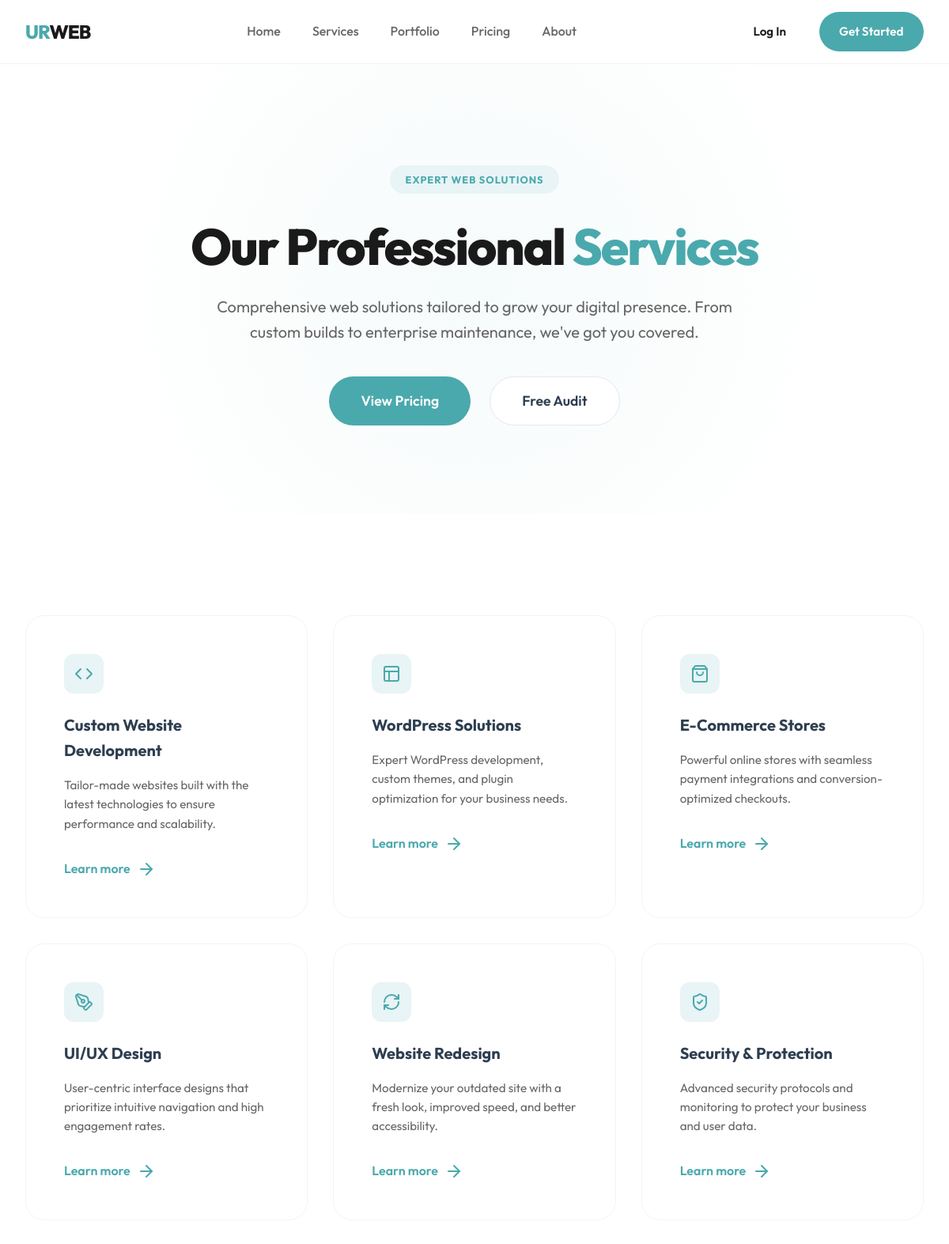
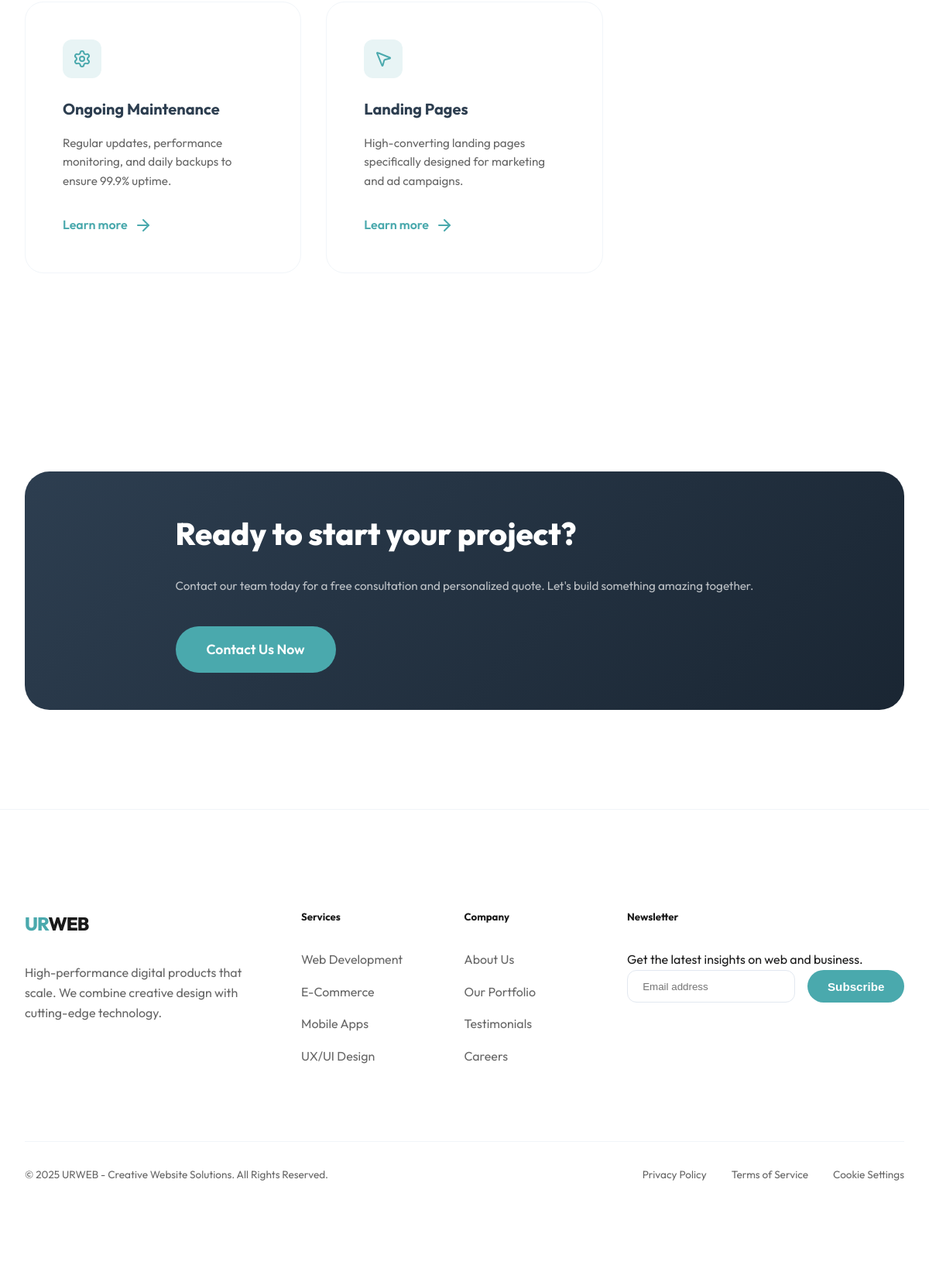
Page /services/ on the committed database (2 pictures, top to bottom).
### core/models.py (models this page shows, shortened)
class Service(models.Model):
    title = models.CharField(max_length=100)
    description = models.TextField()
    icon_name = models.CharField(max_length=50, help_text="Lucide icon name (e.g., 'code-2')")
    order = models.PositiveIntegerField(default=0)
    class Meta:
        ordering = ['order']

### core/views.py (the view)
# urls.py: path('services/', views.services_view, name='services'),
def services_view(request):
    services = Service.objects.all()
    return render(request, 'core/services.html', {'services': services})

### core/templates/core/services.html (shortened to what this page needs)
{% extends 'core/base.html' %}
{% load static %}
{% block content %}
<section class="hero services-hero">
    <div class="container">
        <span class="badge">EXPERT WEB SOLUTIONS</span>
        <h1 class="hero-title">Our Professional <span class="text-gradient">Services</span></h1>
        <p class="hero-subtitle">Comprehensive web solutions tailored to grow your digital presence. From custom builds to enterprise maintenance, we've got you covered.</p>
        <div class="hero-actions">
            <a href="{% url 'core:contact' %}" class="btn btn-primary btn-large">View Pricing</a>
            <a href="{% url 'core:contact' %}" class="btn btn-secondary btn-large">Free Audit</a>
        </div>
    </div>
</section>
<section class="services-list section-padding">
    <div class="container">
        <div class="services-grid">
            {% for service in services %}
            <div class="service-card">
                <div class="service-icon">
                    <i data-lucide="{{ service.icon_name }}"></i>
                </div>
                <h3>{{ service.title }}</h3>
                <p>{{ service.description }}</p>
                <a href="{% url 'core:contact' %}" class="btn-link">Learn more <i data-lucide="arrow-right"></i></a>
            </div>
            {% endfor %}
        </div>
    </div>
</section>
<section class="section-padding">
    <div class="container">
        <div class="service-card cta-card center">
            <div class="cta-card-content">
                <h2>Ready to start your project?</h2>
                <p>Contact our team today for a free consultation and personalized quote. Let's build something amazing together.</p>
                <a href="{% url 'core:contact' %}" class="btn btn-primary btn-large">Contact Us Now</a>
            </div>
        </div>
    </div>
</section>
{% endblock %}

### core/static/core/css/style.css (style rules this page uses)
:root { --primary: #4AA9AD; --primary-dark: #3A898D; --secondary: #2D3E50; --accent: #E8F4F5; --bg-light: #F8FAFB; --bg-dark: #121F24; --text-main: #1A1A1A; --text-muted: #666666; --white: #FFFFFF; --container-width: 1200px; --transition: all 0.3s cubic-bezier(0.4, 0, 0.2, 1); --shadow: 0 10px 30px rgba(0, 0, 0, 0.05); }
* { margin: 0; padding: 0; box-sizing: border-box; }
body { font-family: 'Outfit', sans-serif; color: var(--text-main); line-height: 1.6; background-color: var(--white); overflow-x: hidden; }
a { text-decoration: none; color: inherit; transition: var(--transition); }
.container { max-width: var(--container-width); margin: 0 auto; padding: 0 2rem; }
.section-padding { padding: 8rem 0; }
.center { text-align: center; }
.btn { display: inline-flex; align-items: center; justify-content: center; padding: 0.8rem 1.6rem; border-radius: 50px; font-weight: 600; cursor: pointer; border: none; font-size: 0.95rem; }
.btn-primary { background-color: var(--primary); color: var(--white); }
.btn-secondary { background-color: var(--white); color: var(--secondary); border: 1px solid #E2E8F0; }
.btn-large { padding: 1rem 2.5rem; font-size: 1.1rem; }
.btn-link { display: inline-flex; align-items: center; gap: 0.5rem; font-weight: 600; color: var(--primary); }
.hero { padding: 8rem 2rem; text-align: center; background: radial-gradient(circle at 50% 50%, rgba(74, 169, 173, 0.05) 0%, rgba(255, 255, 255, 0) 70%); }
.badge { display: inline-block; padding: 0.5rem 1.2rem; background-color: var(--accent); color: var(--primary); border-radius: 50px; font-size: 0.8rem; font-weight: 700; letter-spacing: 1px; margin-bottom: 2rem; }
.hero-title { font-size: 4rem; font-weight: 800; line-height: 1.1; margin-bottom: 2rem; max-width: 900px; margin-left: auto; margin-right: auto; letter-spacing: -2px; }
.text-gradient { color: var(--primary); }
.hero-subtitle { font-size: 1.25rem; color: var(--text-muted); max-width: 600px; margin: 0 auto 3rem; }
.hero-actions { display: flex; gap: 1.5rem; justify-content: center; margin-bottom: 5rem; }
.services-hero { background-color: var(--white); padding-bottom: 2rem; }
.services-hero .hero-title { margin-bottom: 1.5rem; }
.services-hero .hero-subtitle { max-width: 700px; margin-bottom: 2.5rem; }
.services-grid { display: grid; grid-template-columns: repeat(auto-fit, minmax(350px, 1fr)); gap: 2rem; }
.service-card { padding: 3rem; background-color: var(--white); border: 1px solid #F1F5F9; border-radius: 24px; transition: var(--transition); display: flex; flex-direction: column; align-items: flex-start; text-align: left; }
.service-icon { width: 50px; height: 50px; background-color: var(--accent); color: var(--primary); border-radius: 12px; display: flex; align-items: center; justify-content: center; margin-bottom: 1.5rem; }
.service-card h3 { font-size: 1.25rem; font-weight: 700; margin-bottom: 1rem; color: var(--secondary); }
.service-card p { color: var(--text-muted); font-size: 0.95rem; margin-bottom: 2rem; line-height: 1.6; }
.cta-card { background: linear-gradient(135deg, var(--secondary) 0%, #1a2633 100%); color: var(--white); border: none; border-radius: 32px; width: 100%; }
.cta-card-content { max-width: 800px; margin: 0 auto; }
.cta-card h2 { color: var(--white); font-size: 2.5rem; font-weight: 800; margin-bottom: 1.5rem; }
.cta-card p { color: rgba(255, 255, 255, 0.7); margin-bottom: 2.5rem; }

### rows in the picture
Service: title "Custom Website Development", description "Tailor-made websites built with the latest technologies to ensure performance and scalability."
Service: title "WordPress Solutions", description "Expert WordPress development, custom themes, and plugin optimization for your business needs."
Service: title "E-Commerce Stores", description "Powerful online stores with seamless payment integrations and conversion-optimized checkouts."
Service: title "UI/UX Design", description "User-centric interface designs that prioritize intuitive navigation and high engagement rates."
Service: title "Website Redesign", description "Modernize your outdated site with a fresh look, improved speed, and better accessibility."
Service: title "Security & Protection", description "Advanced security protocols and monitoring to protect your business and user data."
Service: title "Ongoing Maintenance", description "Regular updates, performance monitoring, and daily backups to ensure 99.9% uptime."
Service: title "Landing Pages", description "High-converting landing pages specifically designed for marketing and ad campaigns."
